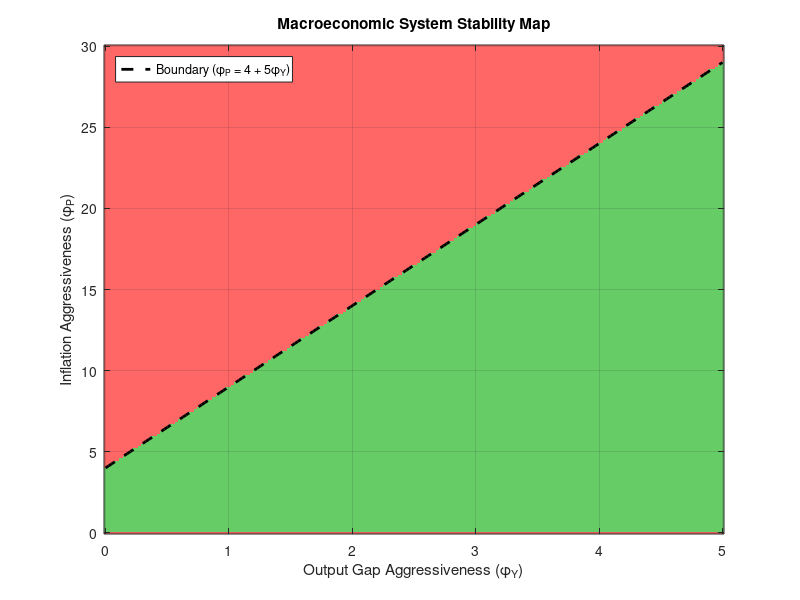

Here is the MATLAB script that generated this plot:
clear; clc; close all;
%% 1. Fixed Base Parameters
alpha = 0.5; 
gamma = 0.2; 
theta = 0.8; 
cY = 0.6; 
iR = -0.5; 

%% 2. Define Sweep Resolution
resolution = 200;
phi_Y_range = linspace(0, 5, resolution);
phi_P_range = linspace(0, 30, resolution);
% Preallocate stability grid (0 = unstable, 1 = stable)
stability_grid = zeros(resolution, resolution);

%% 3. Execute Parameter Sweep Loop
for i = 1:resolution
 for j = 1:resolution
 current_phi_Y = phi_Y_range(i);
 current_phi_P = phi_P_range(j);
 
 % Construct Jacobian for current pair
 J11 = alpha * (cY - 1); 
 J12 = 0; 
 J13 = alpha * iR;
 J21 = gamma; 
 J22 = 0; 
 J23 = 0;
 J31 = theta * current_phi_Y; 
 J32 = theta * current_phi_P; 
 J33 = -theta;
 
 J = [J11, J12, J13; J21, J22, J23; J31, J32, J33];
 
 % Evaluate Routh-Hurwitz Coefficients
 poly_coeffs = poly(J);
 a1 = poly_coeffs(2); 
 a2 = poly_coeffs(3); 
 a3 = poly_coeffs(4);
 
 % Check conditions
 cond1 = (a1 > 0);
 cond2 = (a3 > 0);
 cond3 = ((a1 * a2) > a3);
 
 if cond1 && cond2 && cond3
 stability_grid(j, i) = 1; % Stable
 end
 end
end

%% 4. Plot the Stability Map
figure('Color', 'w');
imagesc(phi_Y_range, phi_P_range, stability_grid);
set(gca, 'YDir', 'normal'); % Flip axis to standard Cartesian
colormap([1 0.4 0.4; 0.4 0.8 0.4]); % Red for unstable, Green for stable
hold on;
% Plot the exact analytical boundary line: phi_P = 4 + 5*phi_Y
analytical_phi_P = 4 + 5 * phi_Y_range;
plot(phi_Y_range, analytical_phi_P, 'k--', 'LineWidth', 2);
title('Macroeconomic System Stability Map');
xlabel('Output Gap Aggressiveness (\phi_Y)');
ylabel('Inflation Aggressiveness (\phi_P)');
grid on;
legend('Boundary (\phi_P = 4 + 5\phi_Y)', 'Location', 'NorthWest');
fprintf('Sweep complete. Analytical Boundary: phi_P = 4 + 5 * phi_Y\n');

% =========================================================================
% AI DISCLOSURE: 
% Portions of this script were generated using Google Gemini Chat (Gemini 2.5 Pro)
% (August 2026). Specifically, AI was used to draft the 
% mathematical implementation of the nested loops for the parameter sweep.
% =========================================================================
